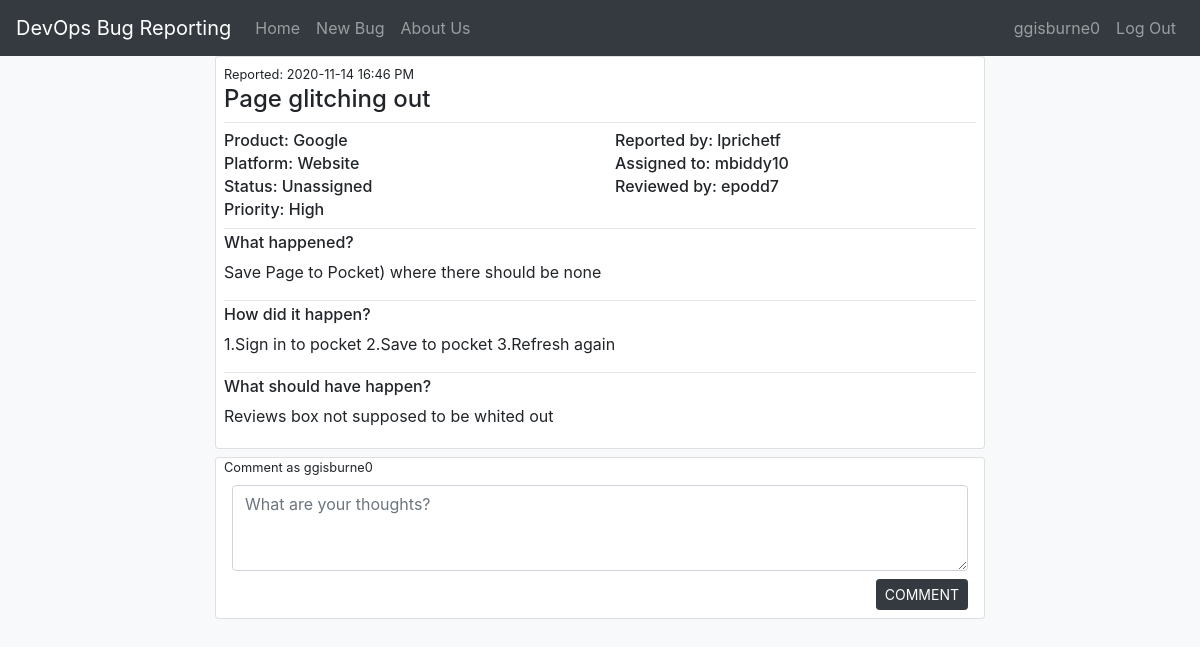
Page /bug/2 (signed in) on the committed database.
### devops/models.py (models this page shows, shortened)
class User(db.Model, UserMixin):
    id = db.Column(db.Integer, primary_key=True)
    username = db.Column(db.String(20), unique=True, nullable=False)
    email = db.Column(db.String(120), unique=True, nullable=False)
    password = db.Column(db.String(60), nullable=False)
    role = db.Column(db.String(20), nullable=False)
    bugs = db.relationship('Bug', primaryjoin="User.id==Bug.user_id", backref="author")
    assigned_to = db.relationship('Bug', primaryjoin="User.id==Bug.developer_id", backref="assigned_to")
    reviewed_by = db.relationship('Bug', primaryjoin="User.id==Bug.reviewer_id", backref="reviewed_by")

class Bug(db.Model):
    id = db.Column(db.Integer, primary_key=True)
    summary = db.Column(db.String(200), nullable=False)
    date_posted = db.Column(db.DateTime, nullable=False, default=local_time(datetime.utcnow()))
    product = db.Column(db.String(50), nullable=False)
    platform = db.Column(db.String(50), nullable=False)
    whatHappen = db.Column(db.Text, nullable=False)
    howHappen = db.Column(db.Text, nullable=False)
    shouldHappen = db.Column(db.Text, nullable=False)
    status = db.Column(db.String(20), nullable=False)
    priority = db.Column(db.String(10), nullable=False)
    user_id = db.Column(db.Integer, db.ForeignKey('user.id'), nullable=False)
    developer_id = db.Column(db.Integer, db.ForeignKey('user.id'), nullable=True)
    reviewer_id = db.Column(db.Integer, db.ForeignKey('user.id'), nullable=True)
    user = db.relationship("User", foreign_keys=[user_id])
    developer = db.relationship("User", foreign_keys=[developer_id])
    reviewer = db.relationship("User", foreign_keys=[reviewer_id])
    comments = db.relationship('Comment', primaryjoin="Bug.id==Comment.bug_id", backref="Comment")

### devops/routes.py (the view)
@app.route("/bug/<int:bug_id>")
@login_required
def bug(bug_id):
    bug = Bug.query.get_or_404(bug_id)
    comments = Comment.query.filter_by(bug_id=bug_id).all()
    return render_template('content/bug.html', title=bug.summary, bug=bug, comments=comments)

### devops/models.py (called while the page is built)
@login_manager.user_loader
def load_user(user_id):
   return User.query.get(int(user_id))

### devops/templates/content/bug.html (shortened to what this page needs)
{% extends "layout.html" %}
{% block content %}
<body class="bg-light">
    <div class="col-md-8 mx-auto">
      <div class="card">
        <div class="mx-2 my-1">
          <small>Reported: {{ bug.date_posted.strftime('%Y-%m-%d %H:%M %p') }}</small>
          <h4>{{ bug.summary }}</h4>
          <hr class="mx-0 my-1"></hr>
          <div class="row">
            <div class="col-md-6">
              <div><h6 class="mx-0 my-1">Product: {{ bug.product }}</h6></div>
              <div><h6 class="mx-0 my-1">Platform: {{ bug.platform }}</h6></div>
              <div><h6 class="mx-0 my-1">Status: {{ bug.status }}</h6></div>
              <div><h6 class="mx-0 my-1">Priority: {{ bug.priority }}</h6></div>
            </div>
            <div class="col-md-6">
              <div><h6 class="mx-0 my-1">Reported by: {{ bug.author.username }}</h6></div>
              <div><h6 class="mx-0 my-1">Assigned to: {{ bug.assigned_to.username }}</h6></div>
              <div><h6 class="mx-0 my-1">Reviewed by: {{ bug.reviewed_by.username }}</h6></div>
            </div>
          </div>
          <hr class="mx-0 my-1"></hr>
          <h6>What happened?</h6>
          <p> {{  bug.whatHappen }} </p>
          <hr class="mx-0 my-1"></hr>
          <h6>How did it happen?</h6>
          <p> {{  bug.howHappen }} </p>
          <hr class="mx-0 my-1"></hr>
          <h6>What should have happen?</h6>
          <p> {{  bug.shouldHappen }} </p>
        </div>
      </div>
      <div class="card my-2">
        <small class="mx-2">Comment as {{ current_user.username }}</small>
        <div class="mx-2 my-1">
          <form action="{{ url_for('post_comment', bug_id=bug.id) }}" method="POST">
            <div class="form-group mx-2 my-1">
              <textarea class="form-control" name="comment" id="comment" placeholder="What are your thoughts?" rows="3"></textarea>
            </div>
            <div class="pull-right mr-2 my-1">
              <input class="btn btn-dark btn-sm" type="submit" value="COMMENT">
            </div>
          </form>
        </div>
      </div>
    </div>
</body>
{% endblock content %}

### devops/templates/layout.html (shortened to what this page needs)
<!DOCTYPE html>
<html>
<head>
    <link rel="stylesheet" type="text/css" href="{{ url_for('static', filename='css/bootstrap.min.css') }}">
    <link rel="stylesheet" href="https://cdnjs.cloudflare.com/ajax/libs/font-awesome/4.7.0/css/font-awesome.min.css">
    <link rel="stylesheet" href="https://cdn.datatables.net/1.10.22/js/dataTables.bootstrap4.min.js">
    <link rel="stylesheet" href="https://cdn.datatables.net/1.10.22/css/dataTables.bootstrap4.min.css">
</head>
<body>
  <header class="site-header">
    <nav class="navbar navbar-expand-md navbar-dark bg-dark">
        <a class="navbar-brand" href="/">DevOps Bug Reporting</a>
        <div class="collapse navbar-collapse" id="navbarsExample02">
          <div class="navbar-nav mr-auto">
            <a class="nav-item nav-link" href="{{ url_for('home') }}">Home</a>
            <a class="nav-item nav-link" href="{{ url_for('newbug') }}">New Bug</a>
            <a class="nav-item nav-link" href="{{ url_for('aboutus') }}">About Us</a>
          </div>
          <div class="navbar-nav">
            {% if current_user.is_authenticated %}
            <a class="nav-item nav-link" href="#">{{ current_user.username }}</a>
            <a class="nav-item nav-link" href="{{ url_for('logout') }}">Log Out</a>
            {% else %}
            <a class="nav-item nav-link" href="{{ url_for('register') }}">Register</a>
            <a class="nav-item nav-link" href="{{ url_for('login') }}">Log In</a>
            {% endif %}
          </div>
        </div>
    </nav>
  </header>
  <main role="main">
    {% block content %}{% endblock %}
  </main>
</body>
</html>

### rows in the picture
User: username "ggisburne0"
Bug: date_posted "2020-11-14 16:46 PM", summary "Page glitching out", product "Google", platform "Website", status "Unassigned", priority "High", whatHappen "Save Page to Pocket) where there should be none", howHappen "1.Sign in to pocket 2.Save to pocket 3.Refresh again", shouldHappen "Reviews box not supposed to be whited out"
User: author.username "lprichetf"
User: assigned_to.username "mbiddy10"
User: reviewed_by.username "epodd7"
